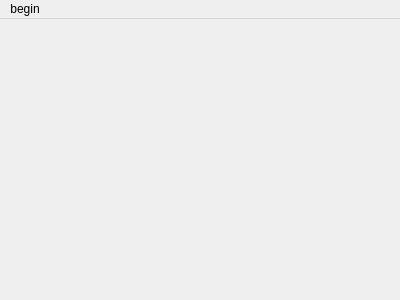
<?xml version="1.0" encoding="UTF-8"?>
<ui version="4.0">
 <class>MainScene</class>
 <widget class="QMainWindow" name="MainScene">
  <property name="geometry">
   <rect>
    <x>0</x>
    <y>0</y>
    <width>400</width>
    <height>300</height>
   </rect>
  </property>
  <property name="windowTitle">
   <string>MainScene</string>
  </property>
  <widget class="QWidget" name="centralWidget"/>
  <widget class="QMenuBar" name="menuBar">
   <property name="geometry">
    <rect>
     <x>0</x>
     <y>0</y>
     <width>400</width>
     <height>26</height>
    </rect>
   </property>
   <widget class="QMenu" name="menubegin">
    <property name="title">
     <string>begin</string>
    </property>
    <addaction name="actionquit"/>
   </widget>
   <addaction name="menubegin"/>
  </widget>
  <action name="actionquit">
   <property name="text">
    <string>quit</string>
   </property>
  </action>
 </widget>
 <layoutdefault spacing="6" margin="11"/>
 <resources/>
 <connections/>
</ui>
